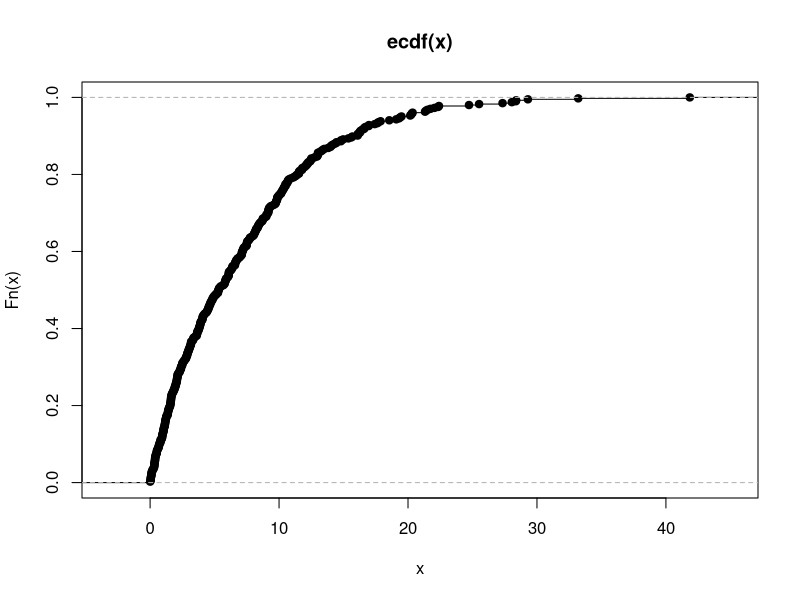

Write the R code that produced this figure.
set.seed(1511)

x <- rexp(404, 0.14)
e <- ecdf(x)
plot(e)
prob <- (1-e(18))
teo <- 0.0804596 #valor teorico = 0.0804596 (WolframAlpha)
#print(1-pexp(18, 0.14)) # valor teorico do R
print((1-pexp(18, 0.14)) - prob)
#FIX ENTREGA